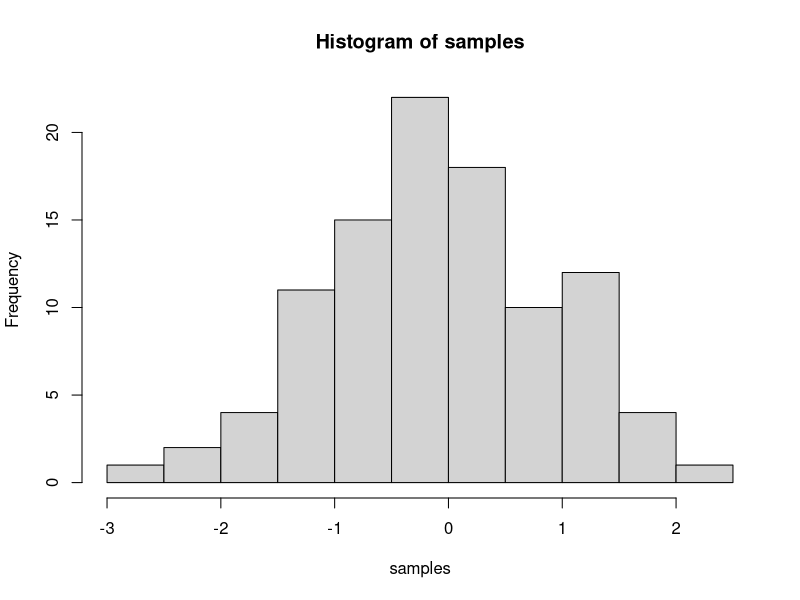

Write the R code that produced this figure.
## ---- chunk 1
knitr::opts_chunk$set(message=FALSE,warning=FALSE, cache=TRUE)
## ---- chunk 2
sum(1:100)


sum<-0
for (i in 1:100){
  sum<-sum+i
}
## ---- chunk 3
value.sum<- function(x,y){
  sum(x:y)
}
value.sum(1,100)
## ---- chunk 4
seq(1,100,2)

num<-0
for (i in 1:100){
  num<-num+1
if (num%%2 != 0) 
  print(num)
}
#?corrected num+i --> num +1

## ---- chunk 5

prime_numbers <- function(n){
  if(n>=2){ 
    x=seq(2,n)
Prime=c()
for(i in seq(2,n)){
  if(any(x==i)){
    Prime=c(Prime,i)
    #creating object to store prime numbers
    x=c(x[(x%%i) !=0])
    #within vector x, if number in position does not divide evenly, print
  }
}
return(Prime)}
  else
  {
  stop()
  }
  #using nested functions
}
prime_numbers(1000)
## ---- chunk 6
#why runif over rnorm ?

runif(100)
## ---- chunk 7
my_mean<-function(x){
sum(x)/length(x)}
my_mean(c(1,2,3))

#my_median<-function(x){
  #odd<-seq(1,x,2)
 # Median<-c()
  #if odd
  #[length/2)+1]}

my_range<-function(x){
  v<- c(x)
v2<-sort(v)
range<-c(v2[1], v2[length(v2)])
print(range)}

range(1,20,4,6,8,3)
## ---- chunk 8
string<-"Hello world"
(String<-unlist(strsplit(string,split="")))
length(String)

#not possible to count elements in a list ?
## ---- chunk 9
x1<-c("Down by the corner")
sapply(strsplit(x1," "), length)
## ---- chunk 10
samples <- rnorm(100, mean=0, sd=1)
hist(samples)
## ---- chunk 11
1+2
2*5
5/3
(1+6+4)/5

## ---- chunk 12
a<-1
b<-2
a+b

d<-c(1,2,3)
e<-c(5,6,7)
d+e
d*e
d/e

